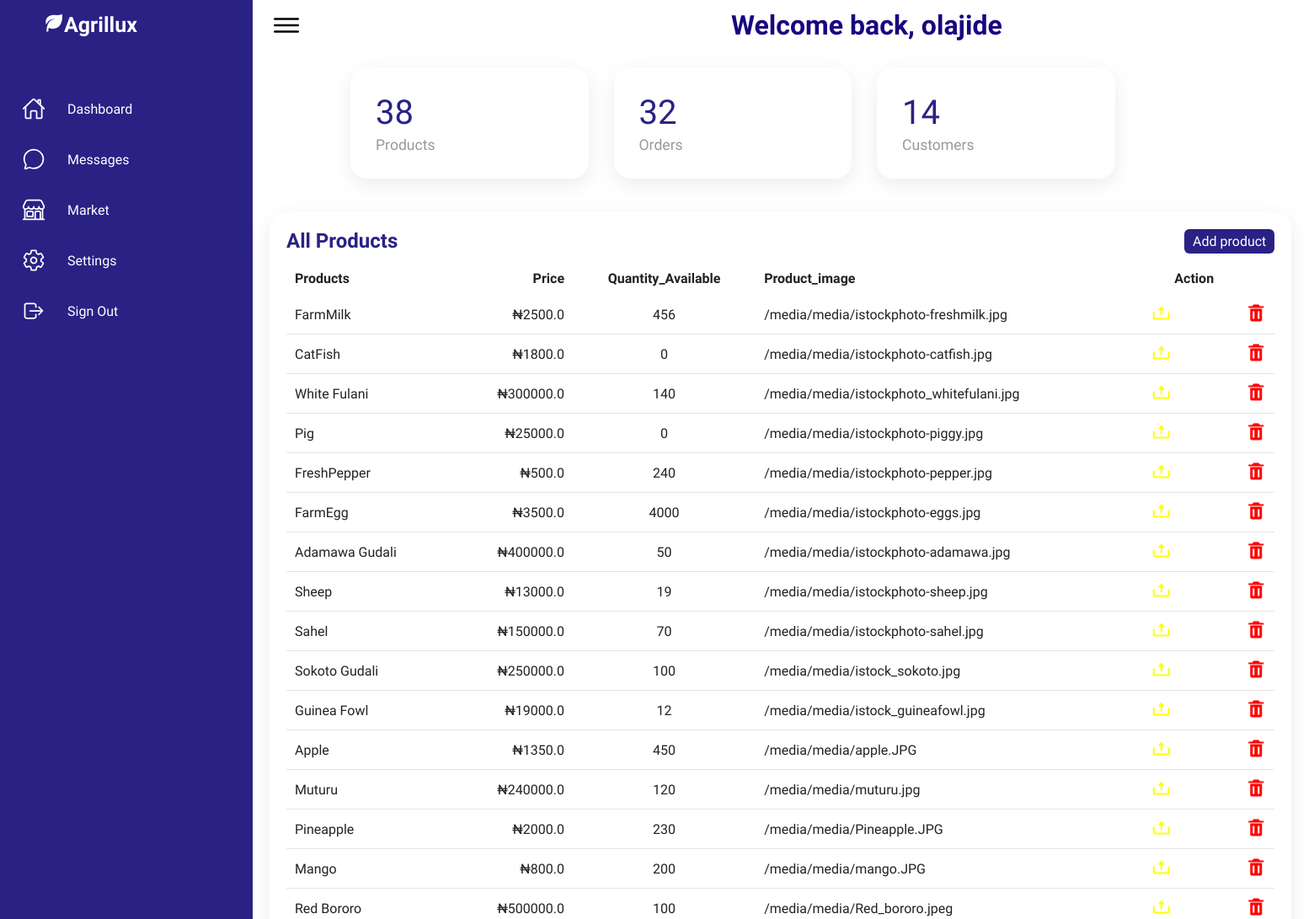
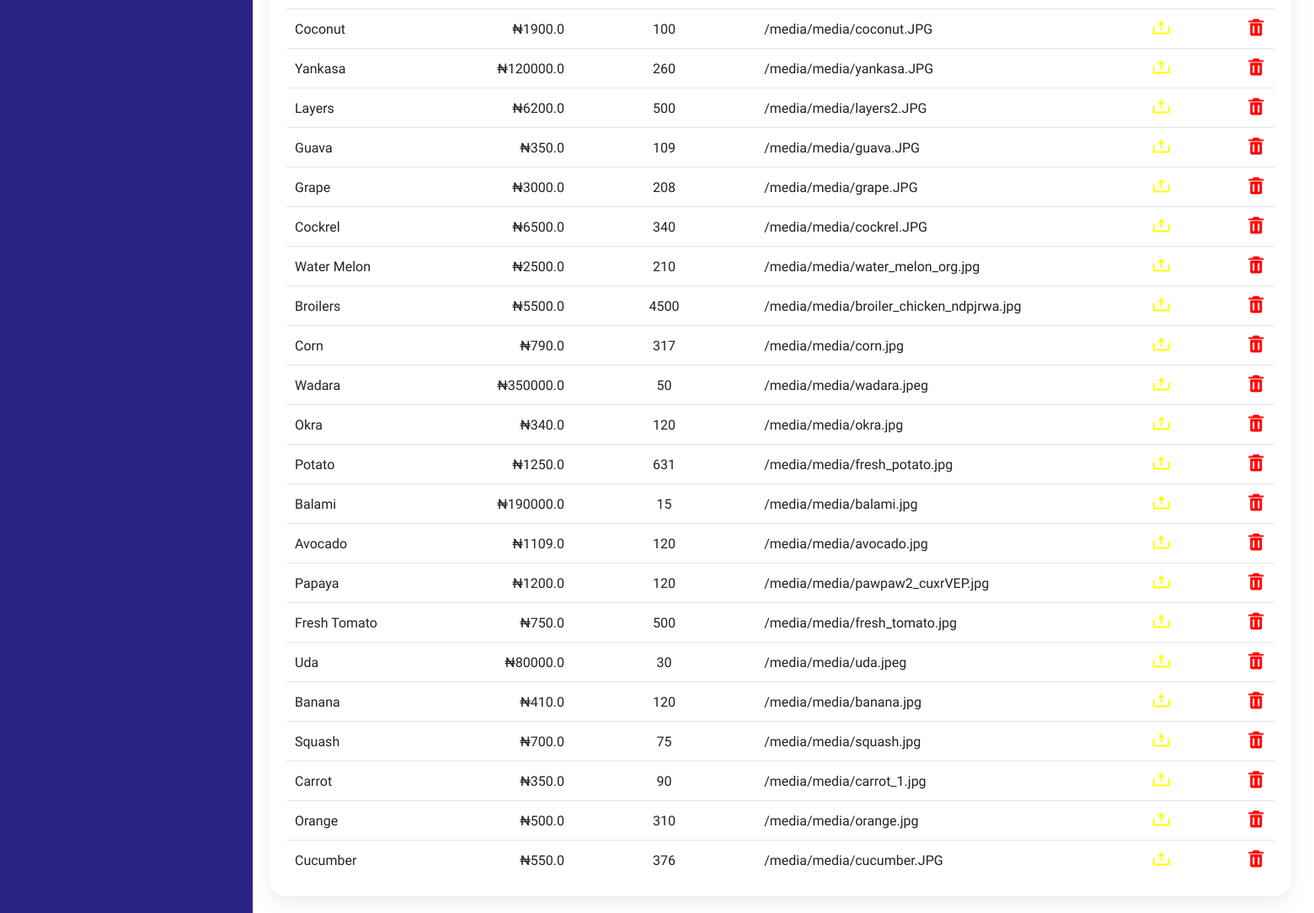
The page /store/ (signed in) on the database its author committed (2 pictures, top to bottom).
### ecommerce/models.py (models this page shows, shortened)
class Product(models.Model):
    name        = models.CharField(max_length=200, null=True)
    price       = models.FloatField()
    image       = models.ImageField(upload_to = "media/")
    available   = models.CharField(max_length=200, null=False)
    discount    = models.BooleanField(default=False)
    @property
    def ImageURL(self):
        try:
            url = self.image.url
        except:
            url = ''
        return url

### ecommerce/views.py (the view)
# urls.py: path('store/', views.store, name='store'),
@login_required
def store(request):
    product = Product.objects.all()
    prod = len(product)
    order = Order.objects.filter(completed=True)
    order_len = len(order)
    customer = User.objects.all()
    cust = len(customer)
    context ={
        'products':product,
        'product':prod,
        'order':order_len,
        'customers':cust
    }
    return render(request, 'store/store.html', context)

### template/store/store.html (shortened to what this page needs)
{% load static %}
<!DOCTYPE html>
<html lang="en">
    <link href='https://unpkg.com/boxicons@2.1.4/css/boxicons.min.css' rel='stylesheet'>
    <link rel="stylesheet" href="{% static 'css/style.css' %}">
</head>
<body>
    <div class="container">
        <div class="navigation">
            <ul>
                <li>
                    <a href="">
                        <span class="icon">
                        </span>
                        <span class="title" style="font-weight:900; font-size: 25px; margin-left:-10%; "><i class='bx bxs-leaf'></i>Agrillux</span>
                    </a>
                </li>
                <li>
                    <a href="#">
                        <span class="icon">
                            <ion-icon name="home-outline"></ion-icon>
                        </span>
                        <span class="title">Dashboard</span>
                    </a>
                </li>
                <li>
                    <a href="{% url 'feed_back' %}">
                        <span class="icon">
                            <ion-icon name="chatbubble-outline"></ion-icon>
                        </span>
                        <span class="title">Messages</span>
                    </a>
                </li>
                <li>
                    <a href="{% url 'livestock-market' %}">
                        <span class="icon">
                        <ion-icon name="storefront-outline"></ion-icon>
                        </span>
                        <span class="title">Market</span>
                    </a>
                </li>
                <li>
                    <a href="#">
                        <span class="icon">
                            <ion-icon name="settings-outline"></ion-icon>
                        </span>
                        <span class="title">Settings</span>
                    </a>
                </li>
                <li>
                    <a href="{% url 'logout-User' %}">
                        <span class="icon">
                            <ion-icon name="log-out-outline"></ion-icon>
                        </span>
                        <span class="title">Sign Out</span>
                    </a>
                </li>
            </ul>
        </div>
        <div class="main">
            <div class="topbar">
                <div class="toggle">
                    <ion-icon name="menu-outline"></ion-icon>
                </div>
                <div class="search">
                 <h1 style="color:rgb(24, 6, 126); margin-left:-17rem;">Welcome back, {{request.user}}</h1>
                </div>
            </div>
            <div class="cardBox">
                <div class="card">
                    <div>
                        <div class="numbers">{{product}}</div>
                        <div class="cardName">Products</div>
                    </div>
                </div>
                <div class="card">
                    <div>
                        <a href="{% url 'order-table' %}" style="text-decoration:none"><div class="numbers">{{order}}</div></a>
                        <div class="cardName">Orders</div>
                    </div>
                </div>
                <div class="card">
                    <div>
                        <a href="{% url 'customers' %}" style="text-decoration:none"><div class="numbers">{{customers}}</div></a>
                        <div class="cardName">Customers</div>
                    </div>
                </div>
            </div>
            <div class="details">
                <div class="recentOrders">
                    <div class="cardHeader">
                        <h2>All Products</h2>
                        <a href="{% url 'add-items' %}" class="btn">Add product</a>
                    </div>
                    <table>
                        <thead>
                            <tr>
                                <td>Products</td>
                                <td>Price</td>
                                <td>Quantity_Available</td>
                                <td>Product_image</td>
                                <td>Action</td>
                            </tr>
                        </thead>
                        <tbody>
                            {% for product in products  %}
                            <tr>
                                <td>{{product.name}}</td>
                                <td>&#8358;{{product.price}}</td>
                                <td>{{product.available}}</td>
                                <td>{{product.ImageURL}}</td>
                                <td><a href="{% url 'update_product' product.id %}" class="updateBtn"><i style="color:yellow; font-size:24px;"class='bx bx-upload'></i></a></td>
                                <td><a href="{% url 'delete_product' product.id %}"><i style="color:red; font-size:24px;"class='bx bxs-trash'></i></a></td>
                            </tr>
                            {% empty %}
                            <h3> No product added yet <h3>
                            {% endfor %}
                        </tbody>
                    </table>
                </div>
            </div>
        </div>
    </div>
</body>
</html>

### static/css/style.css (style rules this page uses)
* { font-family: "Ubuntu", sans-serif; margin: 0; padding: 0; box-sizing: border-box; }
:root { --blue: #2a2185; --white: #fff; --gray: #f5f5f5; --black1: #222; --black2: #999; }
body { min-height: 100vh; overflow-x: hidden; }
.container { position: relative; width: 100%; }
.navigation { position: fixed; width: 300px; height: 100%; background: var(--blue); border-left: 10px solid var(--blue); transition: 0.5s; overflow: hidden; }
.navigation ul { position: absolute; top: 0; left: 0; width: 100%; }
.navigation ul li { position: relative; width: 100%; list-style: none; border-top-left-radius: 30px; border-bottom-left-radius: 30px; }
.navigation ul li:nth-child(1) { margin-bottom: 40px; pointer-events: none; }
.navigation ul li a { position: relative; display: block; width: 100%; display: flex; text-decoration: none; color: var(--white); }
.navigation ul li a .icon { position: relative; display: block; min-width: 60px; height: 60px; line-height: 75px; text-align: center; }
.navigation ul li a .icon ion-icon { font-size: 1.75rem; }
.navigation ul li a .title { position: relative; display: block; padding: 0 10px; height: 60px; line-height: 60px; text-align: start; white-space: nowrap; }
.main { position: absolute; width: calc(100% - 300px); left: 300px; min-height: 100vh; background: var(--white); transition: 0.5s; }
.topbar { width: 100%; height: 60px; display: flex; justify-content: space-between; align-items: center; padding: 0 10px; }
.toggle { position: relative; width: 60px; height: 60px; display: flex; justify-content: center; align-items: center; font-size: 2.5rem; cursor: pointer; }
.search { position: relative; width: 400px; margin: 0 10px; }
.cardBox { position: relative; width: 100%; padding: 20px; display: grid; grid-template-columns: repeat(4, 1fr); grid-gap: 30px; left:6rem; }
.cardBox .card { position: relative; background: var(--white); padding: 30px; border-radius: 20px; display: flex; justify-content: space-between; cursor: pointer; box-shadow: 0 7px 25px rgba(0, 0, 0, 0.08); }
.cardBox .card .numbers { position: relative; font-weight: 500; font-size: 2.5rem; color: var(--blue); }
.cardBox .card .cardName { color: var(--black2); font-size: 1.1rem; margin-top: 5px; }
.updateBtn { text-align: center; text-decoration: none; color: #fff; font-size: 16px; font-weight: 400; }
.details { position: relative; width: 150%; padding: 20px; display: grid; grid-template-columns: 2fr 1fr; grid-gap: 30px; }
.details .recentOrders { position: relative; display: grid; min-height: 500px; background: var(--white); padding: 20px; box-shadow: 0 7px 25px rgba(0, 0, 0, 0.08); border-radius: 20px; }
.details .cardHeader { display: flex; justify-content: space-between; align-items: flex-start; }
.cardHeader h2 { font-weight: 600; color: var(--blue); }
.cardHeader .btn { position: relative; padding: 5px 10px; background: var(--blue); text-decoration: none; color: var(--white); border-radius: 6px; }
.details table { width: 100%; border-collapse: collapse; margin-top: 10px; }
.details table thead td { font-weight: 600; }
.details .recentOrders table tr { color: var(--black1); border-bottom: 1px solid rgba(0, 0, 0, 0.1); }
.details .recentOrders table tr:last-child { border-bottom: none; }
.details .recentOrders table tr td { padding: 10px; }
.details .recentOrders table tr td:last-child { text-align: end; }
.details .recentOrders table tr td:nth-child(2) { text-align: end; }
.details .recentOrders table tr td:nth-child(3) { text-align: center; }

### rows shown on the page
Product: name "FarmMilk", price "2500.0", available "456", ImageURL "/media/media/istockphoto-freshmilk.jpg"
Product: name "CatFish", price "1800.0", available "0", ImageURL "/media/media/istockphoto-catfish.jpg"
Product: name "White Fulani", price "300000.0", available "140", ImageURL "/media/media/istockphoto_whitefulani.jpg"
Product: name "Pig", price "25000.0", available "0", ImageURL "/media/media/istockphoto-piggy.jpg"
Product: name "FreshPepper", price "500.0", available "240", ImageURL "/media/media/istockphoto-pepper.jpg"
Product: name "FarmEgg", price "3500.0", available "4000", ImageURL "/media/media/istockphoto-eggs.jpg"
Product: name "Adamawa Gudali", price "400000.0", available "50", ImageURL "/media/media/istockphoto-adamawa.jpg"
Product: name "Sheep", price "13000.0", available "19", ImageURL "/media/media/istockphoto-sheep.jpg"
Product: name "Sahel", price "150000.0", available "70", ImageURL "/media/media/istockphoto-sahel.jpg"
Product: name "Sokoto Gudali", price "250000.0", available "100", ImageURL "/media/media/istock_sokoto.jpg"
Product: name "Guinea Fowl", price "19000.0", available "12", ImageURL "/media/media/istock_guineafowl.jpg"
Product: name "Apple", price "1350.0", available "450", ImageURL "/media/media/apple.JPG"
Product: name "Muturu", price "240000.0", available "120", ImageURL "/media/media/muturu.jpg"
Product: name "Pineapple", price "2000.0", available "230", ImageURL "/media/media/Pineapple.JPG"
Product: name "Mango", price "800.0", available "200", ImageURL "/media/media/mango.JPG"
Product: name "Red Bororo", price "500000.0", available "100", ImageURL "/media/media/Red_bororo.jpeg"
Product: name "Coconut", price "1900.0", available "100", ImageURL "/media/media/coconut.JPG"
Product: name "Yankasa", price "120000.0", available "260", ImageURL "/media/media/yankasa.JPG"
Product: name "Layers", price "6200.0", available "500", ImageURL "/media/media/layers2.JPG"
Product: name "Guava", price "350.0", available "109", ImageURL "/media/media/guava.JPG"
Product: name "Grape", price "3000.0", available "208", ImageURL "/media/media/grape.JPG"
Product: name "Cockrel", price "6500.0", available "340", ImageURL "/media/media/cockrel.JPG"
Product: name "Water Melon", price "2500.0", available "210", ImageURL "/media/media/water_melon_org.jpg"
Product: name "Broilers", price "5500.0", available "4500", ImageURL "/media/media/broiler_chicken_ndpjrwa.jpg"
Product: name "Corn", price "790.0", available "317", ImageURL "/media/media/corn.jpg"
Product: name "Wadara", price "350000.0", available "50", ImageURL "/media/media/wadara.jpeg"
Product: name "Okra", price "340.0", available "120", ImageURL "/media/media/okra.jpg"
Product: name "Potato", price "1250.0", available "631", ImageURL "/media/media/fresh_potato.jpg"
Product: name "Balami", price "190000.0", available "15", ImageURL "/media/media/balami.jpg"
Product: name "Avocado", price "1109.0", available "120", ImageURL "/media/media/avocado.jpg"
Product: name "Papaya", price "1200.0", available "120", ImageURL "/media/media/pawpaw2_cuxrVEP.jpg"
Product: name "Fresh Tomato", price "750.0", available "500", ImageURL "/media/media/fresh_tomato.jpg"
Product: name "Uda", price "80000.0", available "30", ImageURL "/media/media/uda.jpeg"
Product: name "Banana", price "410.0", available "120", ImageURL "/media/media/banana.jpg"
Product: name "Squash", price "700.0", available "75", ImageURL "/media/media/squash.jpg"
Product: name "Carrot", price "350.0", available "90", ImageURL "/media/media/carrot_1.jpg"
Product: name "Orange", price "500.0", available "310", ImageURL "/media/media/orange.jpg"
Product: name "Cucumber", price "550.0", available "376", ImageURL "/media/media/cucumber.JPG"

### other values the page prints
{{ request.user }} "olajide"
{{ product }} "38"
{{ order }} "32"
{{ customers }} "14"
